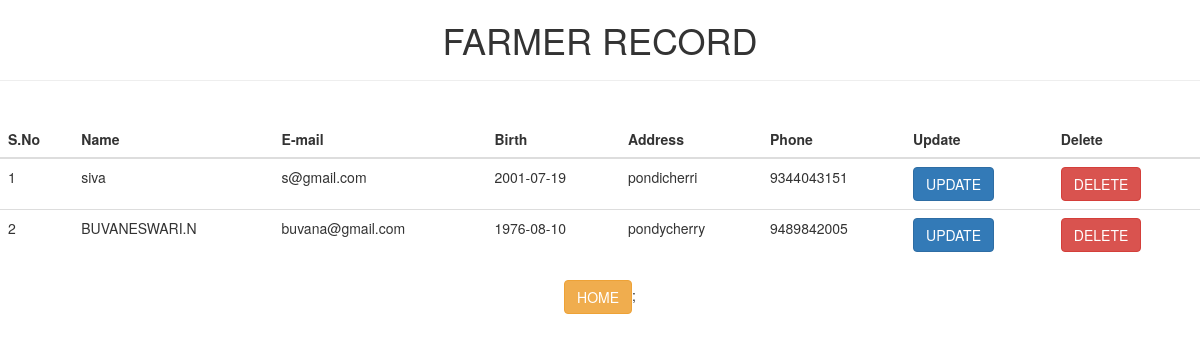
Before: /view with the older database file.
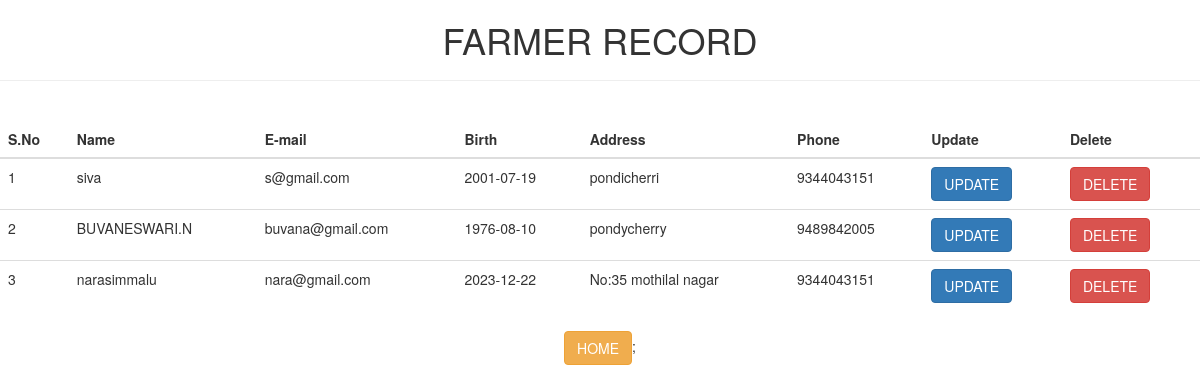
After: the same page with the newer database file.
### tables this page shows
CREATE TABLE customers (pid integer primary key,name text,
            email varchar(20),birth date,address text,phone integer);

### web.py (the view)
@app.route('/view')
def view():
    con=sqlite3.connect('data2.db')
    con.row_factory=sqlite3.Row
    cur=con.cursor()
    cur.execute("select  * from customers")
    data=cur.fetchall()
    con.close()
    return render_template('view.html',data=data)

### templates/view.html (shortened to what this page needs)
<!DOCTYPE html>
<html lang="en">
<head>
 <link rel="stylesheet" href="https://maxcdn.bootstrapcdn.com/bootstrap/3.4.1/css/bootstrap.min.css">
</head>
<body>
    <div class="main">
       <center> <h1>FARMER RECORD<hr></h1></center>
        <div align="center"class="table">
            <br>
       <table class="table table-border" >
        <thead>
            <tr>
                <th>S.No</th>
                <th>Name</th>
                <th>E-mail</th>
                <th>Birth</th>
                <th>Address</th>
                <th>Phone</th>
                <th>Update</th>
                <th>Delete</th>
            </tr>
        </thead>
       <tbody>
        {% for res in data %}
        {%set i=loop.index %}
        <tr>
            <td>{{i}}</td>
            <td>{{res["name"]}}</td>
            <td>{{res["email"]}}</td>
            <td>{{res["birth"]}}</td>
            <td>{{res["address"]}}</td>
            <td>{{res["phone"]}}</td>
            <td><a href=" {{url_for('update',id=res['pid'])}}"class="btn btn-primary">UPDATE</a></td>
            <td><a href=" {{url_for('delete',id=res['pid'])}}"class="btn btn-danger">DELETE</a></td>
        </tr>
        {% endfor %}
       </tbody>
       </table>
       <div>
        <a href="{{url_for('main1')}}"class ="btn btn-warning pull right">HOME</a>;
       </div>
    </div>
   </div>
</body>
</html>

Changed rows visible on the page:
added customers: i "3", name "narasimmalu", email "nara@gmail.com", birth "2023-12-22", address "No:35 mothilal nagar", phone "9344043151"
